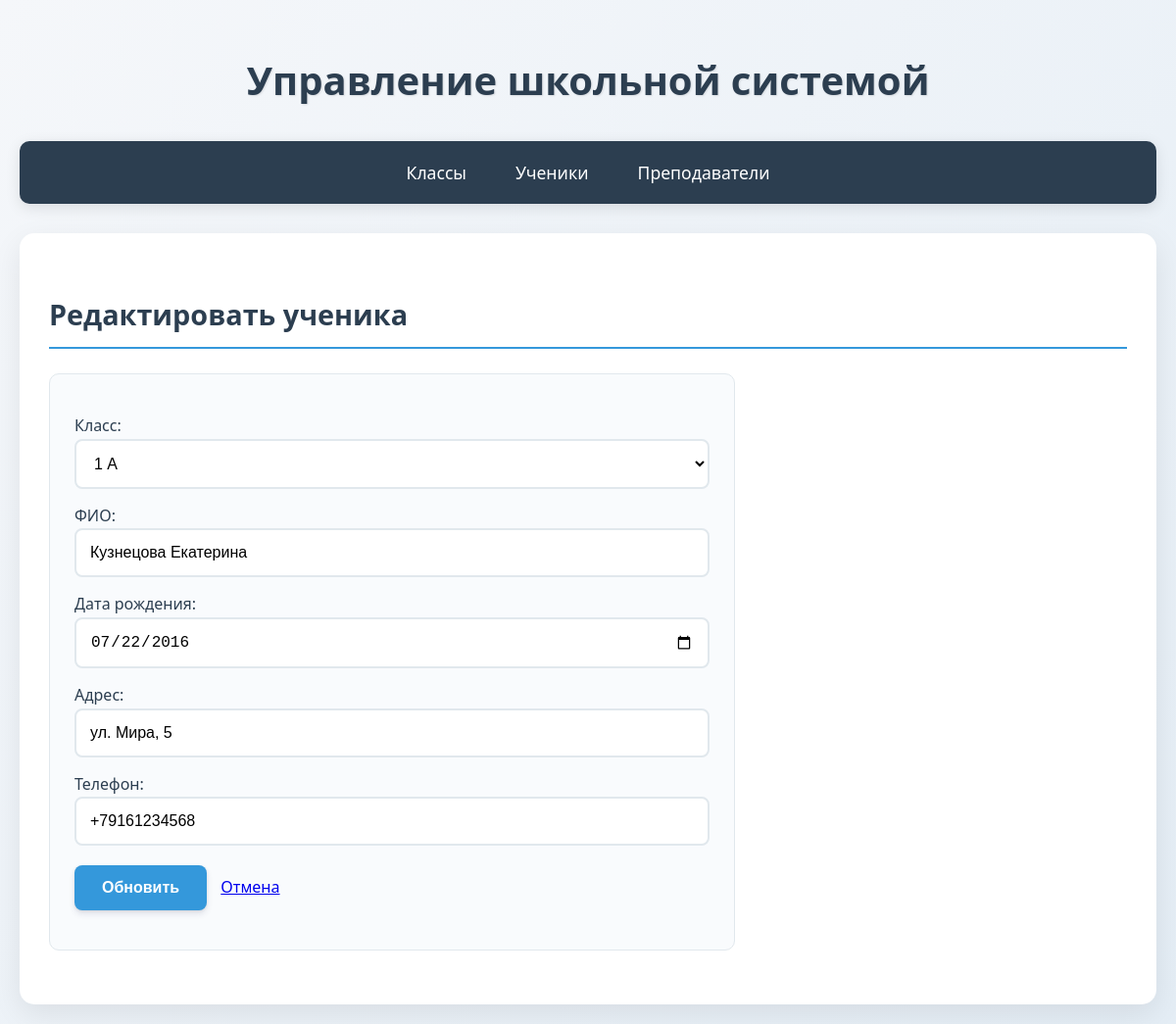
The page /?entity=student&action=edit&id=2 on the database its author committed.
### tables this page shows
CREATE TABLE `student` (
  `student_id` int(11) NOT NULL,
  `class_id` int(11) DEFAULT NULL,
  `full_name` varchar(120) DEFAULT NULL,
  `birth_date` date DEFAULT NULL,
  `address` varchar(200) DEFAULT NULL,
  `phone` varchar(15) DEFAULT NULL
);

### model.php (called while the page is built, shortened)
<?php
$host = 'localhost';
$user = 'root';
$password = '';
$database = 'school';
$port = 3306;
function getDBConnection()
{
    global $host, $user, $password, $database, $port;
    $conn = new mysqli($host, $user, $password, $database, $port);
    $conn->set_charset("utf8mb4");
    return $conn;
}
function db_getAll($table)
{
    $conn = getDBConnection();
    $result = $conn->query("SELECT * FROM $table");
    $items = [];
    if ($result) {
        while ($row = $result->fetch_assoc()) {
            $items[] = $row;
        }
    }
    return $items;
}
function db_getById($table, $id)
{
    $conn = getDBConnection();
    $id_field = $table . '_id';
    $stmt = $conn->prepare("SELECT * FROM $table WHERE $id_field = ?");
    $stmt->bind_param("i", $id);
    $stmt->execute();
    $result = $stmt->get_result();
    $item = $result ? $result->fetch_assoc() : null;
    return $item;
}
?>

### views/student/edit.php (the view)
<?php if (empty($student)): ?>
    <p class="error">Ученик не найден.</p>
<?php else: ?>
    <h2>Редактировать ученика</h2>
    <form method="POST" action="?entity=student&action=update&id=<?= $student['student_id'] ?>">
        <label>Класс:
            <select name="class_id" required>
                <?php foreach ($classes as $class):
                    $selected = $class['class_id'] == $student['class_id'] ? 'selected' : '';
                    ?>
                    <option value="<?= $class['class_id'] ?>" <?= $selected ?>>
                        <?= $class['grade'] ?>        <?= $class['letter'] ?>
                    </option>
                <?php endforeach; ?>
            </select>
        </label>
        <label>ФИО:
            <input type="text" name="full_name" value="<?= $student['full_name'] ?>" required>
        </label>
        <label>Дата рождения:
            <input type="date" name="birth_date" value="<?= $student['birth_date'] ?>" required>
        </label>
        <label>Адрес:
            <input type="text" name="address" value="<?= $student['address'] ?>" required>
        </label>
        <label>Телефон:
            <input type="tel" name="phone" value="<?= $student['phone'] ?>" required>
        </label>
        <button type="submit">Обновить</button>
        <a href="?entity=student&action=list">Отмена</a>
    </form>
<?php endif; ?>

### assets/style.css (style rules this page uses)
* { box-sizing: border-box; margin: 0; padding: 0; }
:root { --primary: #3498db; --secondary: #2ecc71; --accent: #e74c3c; --dark: #2c3e50; --light: #ecf0f1; --text: #34495e; --success: #27ae60; --warning: #f39c12; --error: #e74c3c; }
body { font-family: "Segoe UI", Tahoma, Geneva, Verdana, sans-serif; background: linear-gradient(135deg, #f5f7fa 0%, #e4edf5 100%); color: var(--text); line-height: 1.6; padding: 20px; min-height: 100vh; }
h1, h2, h3 { color: var(--dark); margin-bottom: 20px; font-weight: 600; }
h2 { font-size: 1.8rem; border-bottom: 2px solid var(--primary); padding-bottom: 10px; margin-top: 30px; }
form { background: #f9fbfd; border-radius: 10px; padding: 25px; margin: 25px 0; border: 1px solid #e1e8ed; max-width: 700px; }
form label { display: block; margin: 15px 0 5px; font-weight: 500; color: var(--dark); }
form input, form select, form textarea { width: 100%; padding: 14px; border: 2px solid #e1e8ed; border-radius: 8px; font-size: 1rem; transition: all 0.3s; background: white; }
button, .button { display: inline-block; background: var(--primary); color: white; border: none; padding: 14px 28px; margin: 15px 10px 15px 0; border-radius: 8px; cursor: pointer; font-size: 1rem; font-weight: 600; transition: all 0.3s; text-decoration: none; box-shadow: 0 4px 6px rgba(50, 50, 93, 0.11), 0 1px 3px rgba(0, 0, 0, 0.08); }

### rows shown on the page
student: full_name "Кузнецова Екатерина", birth_date "07/22/2016", address "ул. Мира, 5", phone "+79161234568"

### other values the page prints
$title "Классы"
$title "Ученики"
$title "Преподаватели"
form field class_id "1 А"
